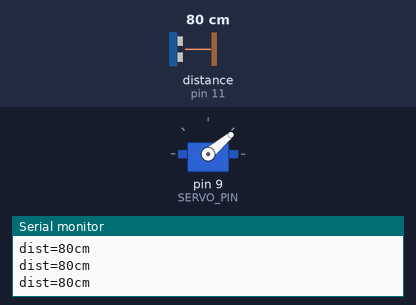
A sketch run on a simulated Arduino Uno, built with avr-gcc and run on an emulated ATmega328P. Parts: servo, the last lines printed to the serial monitor. Wiring (inferred from the names in the program): ultrasonic range finder: trigger pin 12; echo pin 11. The test bench sets the inputs (shaded band); at power-on: distance to the obstacle (sensor on pin 11) 80 cm. The echo pulse lasts 58.3 µs per cm.

Above: at 1.2 s.
1.3 s: distance to the obstacle (sensor on pin 11) set to 8 cm
2.8 s: distance to the obstacle (sensor on pin 11) set to 5 cm
At 3.8 s:
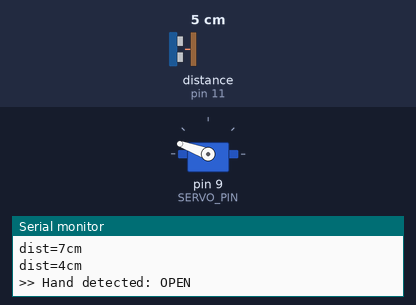
4.3 s: distance to the obstacle (sensor on pin 11) set to 18 cm
At 7.0 s:
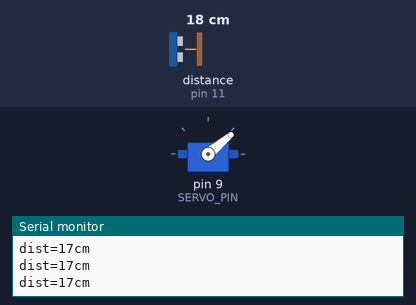
7.3 s: distance to the obstacle (sensor on pin 11) set to 2 cm
At 7.8 s:
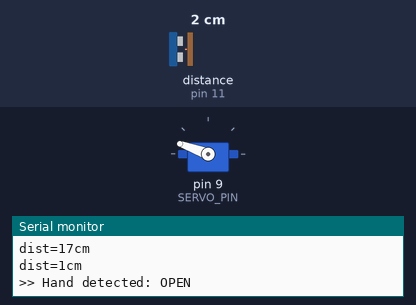
Timing chart, 0 to 9.8 s (numbered marks = the images above; inputs shaded):
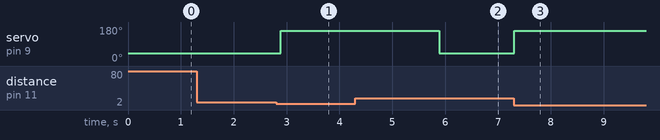

The sketch:

2-lid-control.ino
```cpp
#include <Arduino.h>
#include <Servo.h>

// HC-SR04
#define TRIG_PIN  12
#define ECHO_PIN  11

// サーボ
#define SERVO_PIN  9

// パラメータ
const int HAND_DIST     = 5;        // cm: フタを開ける距離
const int OPEN_DURATION = 3000;     // ms: フタ開放時間
const int ANGLE_OPEN    = 160;      // サーボ全開角度
const int ANGLE_CLOSED  = 40;       // サーボ閉角度

Servo lidServo;

long measureCm() {
  digitalWrite(TRIG_PIN, LOW);
  delayMicroseconds(2);
  digitalWrite(TRIG_PIN, HIGH);
  delayMicroseconds(10);
  digitalWrite(TRIG_PIN, LOW);
  long duration = pulseIn(ECHO_PIN, HIGH, 30000);  // 30ms タイムアウト
  if (duration == 0) return 999;  // 測定範囲外
  return duration / 58;
}

void setup() {
  Serial.begin(9600);
  pinMode(TRIG_PIN, OUTPUT);
  pinMode(ECHO_PIN, INPUT);
  lidServo.attach(SERVO_PIN);
  lidServo.write(ANGLE_CLOSED);
  Serial.println("Lid control ready");

}

void loop() {
  long dist = measureCm();
  Serial.print("dist=");
  Serial.print(dist);
  Serial.println("cm");
  if (dist <= HAND_DIST) {
    Serial.println(">> Hand detected: OPEN");
    lidServo.write(ANGLE_OPEN);
    delay(OPEN_DURATION);
    Serial.println(">> CLOSE");
    lidServo.write(ANGLE_CLOSED);
    delay(500);
  }
  delay(100);
}
```

Measured:
- the behaviour switches between 7 and 6 cm on distance to the obstacle (sensor on pin 11) (found by bisection; images 0 and 1)
- after the input at 2.8 s, servo on pin 9 (SERVO_PIN): 40° → 160° after 0.09 s
- after the input at 4.3 s, servo on pin 9 (SERVO_PIN): goes on until 5.9 s, then stays 40°
- after the input at 7.3 s, servo on pin 9 (SERVO_PIN): 40° → 160° at once
